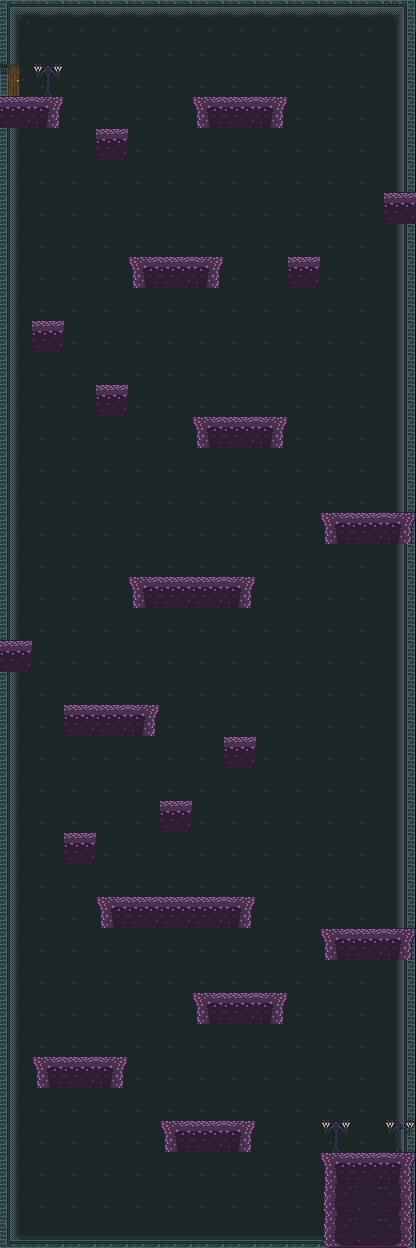

Tiled map render using the project's own tile images. Description and the map definition, with tile-layer contents summarised, below:
An orthogonal 13x39 tile map with 32x32 px tiles, 3 tile layers (background, decore, collision) and 9 objects (5x flying_enemy, 2x ground_enemy, player, goal).

<map version="1.0" orientation="orthogonal" renderorder="right-down" width="13" height="39" tilewidth="32" tileheight="32" nextobjectid="14">
 <tileset firstgid="1" name="newspreadsheet" tilewidth="32" tileheight="32" tilecount="961">
  <image source="../../../newspreadsheet.png" width="1000" height="1000" />
 </tileset>
 <layer name="background" width="13" height="39">
  <data>[507 cells, 507 non-empty, 9 distinct tile ids]</data>
 </layer>
 <layer name="decore" width="13" height="39">
  <data>[507 cells, 4 non-empty, 2 distinct tile ids]</data>
 </layer>
 <layer name="collision" width="13" height="39">
  <properties>
   <property name="collision" value="true" />
  </properties>
  <data>[507 cells, 56 non-empty, 9 distinct tile ids]</data>
 </layer>
 <objectgroup name="ob">
  <object id="2" name="player" type="player" gid="187" x="353.713" y="1152.92" width="32" height="32">
   <properties>
    <property name="attack_rate" value="1" />
    <property name="attack_speed" value="500" />
    <property name="bouncing" value="20" />
    <property name="group" value="players" />
    <property name="jumping_speed" value="450" />
    <property name="lives" value="3" />
    <property name="texture" value="player_spritesheet" />
    <property name="walking_speed" value="200" />
   </properties>
  </object>
  <object id="3" name="goal" type="goal" gid="187" x="0.98055" y="97.0435" width="32" height="32">
   <properties>
    <property name="group" value="goals" />
    <property name="next_level" value="assets/levels/level3.json" />
   </properties>
  </object>
  <object id="6" name="enemy0" type="ground_enemy" gid="187" x="31.1311" y="1055.96" width="32" height="32">
   <properties>
    <property name="direction" value="1" />
    <property name="group" value="enemies" />
    <property name="score" value="100" />
    <property name="texture" value="evilknight_image" />
    <property name="walking_distance" value="75" />
    <property name="walking_speed" value="25" />
   </properties>
  </object>
  <object id="7" name="flying_enemy0" type="flying_enemy" gid="187" x="100.803" y="879.73" width="32" height="32">
   <properties>
    <property name="direction" value="1" />
    <property name="group" value="enemies" />
    <property name="score" value="100" />
    <property name="texture" value="flyingskull_image" />
    <property name="walking_distance" value="150" />
    <property name="walking_speed" value="50" />
   </properties>
  </object>
  <object id="9" name="flying_enemy1" type="flying_enemy" gid="187" x="58.9009" y="689.074" width="32" height="32">
   <properties>
    <property name="direction" value="1" />
    <property name="group" value="enemies" />
    <property name="score" value="100" />
    <property name="texture" value="flyingskull_image" />
    <property name="walking_distance" value="150" />
    <property name="walking_speed" value="50" />
   </properties>
  </object>
  <object id="10" name="flying_enemy2" type="flying_enemy" gid="187" x="218.13" y="564.414" width="32" height="32">
   <properties>
    <property name="direction" value="-1" />
    <property name="group" value="enemies" />
    <property name="score" value="100" />
    <property name="texture" value="flyingskull_image" />
    <property name="walking_distance" value="150" />
    <property name="walking_speed" value="50" />
   </properties>
  </object>
  <object id="11" name="flying_enemy3" type="flying_enemy" gid="187" x="331.266" y="236.528" width="32" height="32">
   <properties>
    <property name="direction" value="-1" />
    <property name="group" value="enemies" />
    <property name="score" value="100" />
    <property name="texture" value="flyingskull_image" />
    <property name="walking_distance" value="350" />
    <property name="walking_speed" value="50" />
   </properties>
  </object>
  <object id="12" name="enemy1" type="ground_enemy" gid="187" x="189.313" y="415.9" width="32" height="32">
   <properties>
    <property name="direction" value="1" />
    <property name="group" value="enemies" />
    <property name="score" value="100" />
    <property name="texture" value="evilknight_image" />
    <property name="walking_distance" value="75" />
    <property name="walking_speed" value="25" />
   </properties>
  </object>
  <object id="13" name="flying_enemy4" type="flying_enemy" gid="187" x="65.1863" y="89.8699" width="32" height="32">
   <properties>
    <property name="direction" value="1" />
    <property name="group" value="enemies" />
    <property name="score" value="100" />
    <property name="texture" value="flyingskull_image" />
    <property name="walking_distance" value="350" />
    <property name="walking_speed" value="50" />
   </properties>
  </object>
 </objectgroup>
</map>